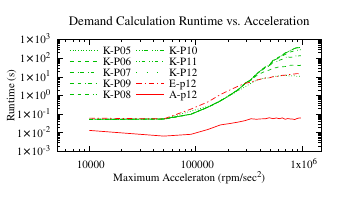

This chart was generated by the following gnuplot code:
#Set Title
set title "Demand Calculation Runtime vs. Acceleration" font "Times, 14"

#Set Axis Markings
set xtics font "Times, 12"
set ytics font "Times, 12"
# set grid ytics lt 0 lw 1 lc rgb "#bbbbbb"
# set grid xtics lt 0 lw 1 lc rgb "#bbbbbb"
set ylabel 'Runtime (s)' font "Times, 12" offset 3,0
set xlabel 'Maximum Acceleraton (rpm/sec^2)' font "Times, 12" offset 0,0.5
# set xrange [5000:25000000]
set xrange [5000:1500000]
# set yrange [0.00001:15000]
set format y "%2.0t{/Symbol \264}10^{%L}"

#Prepare to handle CSVs
set datafile separator ','

#Configure Global PDF Outputs
set terminal pdf enhanced size 3.44in,2in
set key font "Times, 12"

set key autotitle columnhead

#Set key
# set key at 5.75, 900
set key top left
# set key spacing 1.1
# set key width 4
set key reverse
set key Left
set key maxrows 5

# set xtics 1
set lmargin 8
set logscale x 10
set logscale y 10

#Name PDF
set output "exp3-accel-p5-12.pdf"

plot \
    '../../src/exp_data/var_accel-kavr24-p5-can-1s-memo-1-slnSeq-0-trace-0-AG.csv' every 4 using 8:3 with lines dt "." lc rgb "web-green" title "K-P05",\
    '../../src/exp_data/var_accel-kavr24-p6-can-1s-memo-1-slnSeq-0-trace-0-AG.csv' every 4 using 8:3 with lines dt "-" lc rgb "web-green" title "K-P06",\
    '../../src/exp_data/var_accel-kavr24-p7-can-1s-memo-1-slnSeq-0-trace-0-AG.csv' every 4 using 8:3 with lines dt "-." lc rgb "web-green" title "K-P07",\
    '../../src/exp_data/var_accel-kavr24-p9-can-1s-memo-1-slnSeq-0-trace-0-AG.csv' every 4 using 8:3 with lines dt "--." lc rgb "web-green" title "K-P09",\
    '../../src/exp_data/var_accel-kavr24-p8-can-1s-memo-1-slnSeq-0-trace-0-AG.csv' every 4 using 8:3 with lines dt "---." lc rgb "web-green" title "K-P08",\
    '../../src/exp_data/var_accel-kavr24-p10-can-1s-memo-1-slnSeq-0-trace-0-AG.csv' every 4 using 8:3 with lines dt "...-" lc rgb "web-green" title "K-P10",\
    '../../src/exp_data/var_accel-kavr24-p11-can-1s-memo-1-slnSeq-0-trace-0-AG.csv' every 4 using 8:3 with lines dt "..-" lc rgb "web-green" title "K-P11",\
    '../../src/exp_data/var_accel-kavr24-p12-can-1s-memo-1-slnSeq-0-trace-0-AG.csv' every 4 using 8:3 with lines dt "  ." lc rgb "web-green" title "K-P12",\
    '../../src/exp_data/var_accel-exact-p12-can-1s-memo-1-slnSeq-0-trace-0-AG.csv' every 4 using 8:3 with lines dt 4 lc rgb "red" title "E-p12",\
    '../../src/exp_data/var_accel-apx-p12-can-1s-memo-1-slnSeq-0-trace-0-AG.csv' every 4 using 8:3 with lines dt 1 lc rgb "red" title "A-p12"